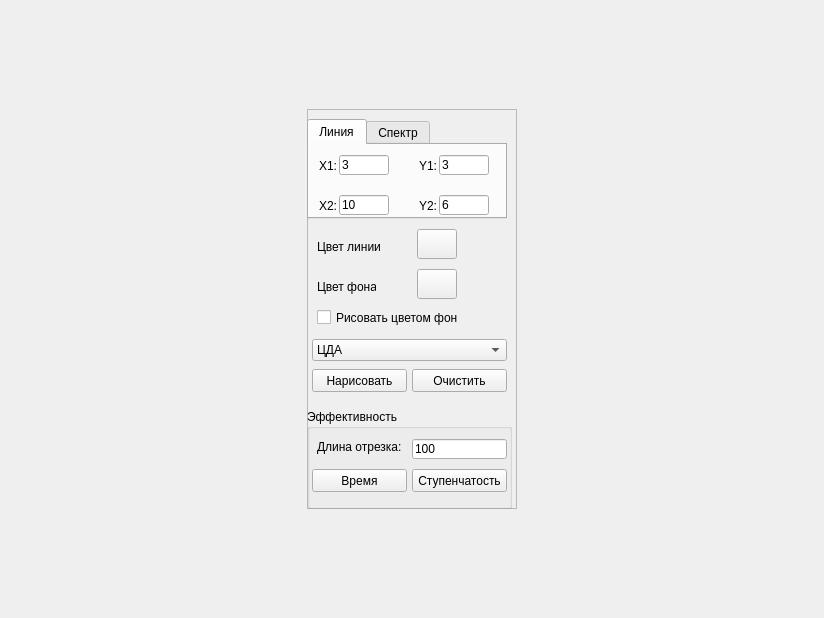
<?xml version="1.0" encoding="UTF-8"?>
<ui version="4.0">
 <class>MainWindow</class>
 <widget class="QMainWindow" name="MainWindow">
  <property name="geometry">
   <rect>
    <x>0</x>
    <y>0</y>
    <width>824</width>
    <height>618</height>
   </rect>
  </property>
  <property name="windowTitle">
   <string>KG-3</string>
  </property>
  <widget class="QWidget" name="centralwidget">
   <layout class="QHBoxLayout" name="horizontalLayout">
    <item>
     <widget class="QFrame" name="frame">
      <property name="minimumSize">
       <size>
        <width>210</width>
        <height>400</height>
       </size>
      </property>
      <property name="maximumSize">
       <size>
        <width>210</width>
        <height>400</height>
       </size>
      </property>
      <property name="mouseTracking">
       <bool>false</bool>
      </property>
      <property name="frameShape">
       <enum>QFrame::StyledPanel</enum>
      </property>
      <property name="frameShadow">
       <enum>QFrame::Raised</enum>
      </property>
      <widget class="QTabWidget" name="tabWidget">
       <property name="geometry">
        <rect>
         <x>0</x>
         <y>10</y>
         <width>200</width>
         <height>100</height>
        </rect>
       </property>
       <property name="minimumSize">
        <size>
         <width>200</width>
         <height>100</height>
        </size>
       </property>
       <property name="currentIndex">
        <number>0</number>
       </property>
       <widget class="QWidget" name="tab">
        <attribute name="title">
         <string>Линия</string>
        </attribute>
        <widget class="QLineEdit" name="lineEdit_y1">
         <property name="geometry">
          <rect>
           <x>130</x>
           <y>10</y>
           <width>50</width>
           <height>20</height>
          </rect>
         </property>
         <property name="text">
          <string>3</string>
         </property>
        </widget>
        <widget class="QLineEdit" name="lineEdit_x2">
         <property name="geometry">
          <rect>
           <x>30</x>
           <y>50</y>
           <width>50</width>
           <height>20</height>
          </rect>
         </property>
         <property name="text">
          <string>10</string>
         </property>
        </widget>
        <widget class="QLineEdit" name="lineEdit_y2">
         <property name="geometry">
          <rect>
           <x>130</x>
           <y>50</y>
           <width>50</width>
           <height>20</height>
          </rect>
         </property>
         <property name="text">
          <string>6</string>
         </property>
        </widget>
        <widget class="QLabel" name="label">
         <property name="geometry">
          <rect>
           <x>10</x>
           <y>14</y>
           <width>47</width>
           <height>13</height>
          </rect>
         </property>
         <property name="text">
          <string>X1:</string>
         </property>
        </widget>
        <widget class="QLabel" name="label_2">
         <property name="geometry">
          <rect>
           <x>110</x>
           <y>14</y>
           <width>30</width>
           <height>13</height>
          </rect>
         </property>
         <property name="text">
          <string>Y1:</string>
         </property>
        </widget>
        <widget class="QLabel" name="label_3">
         <property name="geometry">
          <rect>
           <x>10</x>
           <y>54</y>
           <width>30</width>
           <height>13</height>
          </rect>
         </property>
         <property name="text">
          <string>X2:</string>
         </property>
        </widget>
        <widget class="QLabel" name="label_4">
         <property name="geometry">
          <rect>
           <x>110</x>
           <y>54</y>
           <width>30</width>
           <height>13</height>
          </rect>
         </property>
         <property name="text">
          <string>Y2:</string>
         </property>
        </widget>
        <widget class="QLineEdit" name="lineEdit_x1">
         <property name="geometry">
          <rect>
           <x>30</x>
           <y>10</y>
           <width>50</width>
           <height>20</height>
          </rect>
         </property>
         <property name="text">
          <string>3</string>
         </property>
        </widget>
       </widget>
       <widget class="QWidget" name="tab_2">
        <attribute name="title">
         <string>Спектр</string>
        </attribute>
        <widget class="QLabel" name="label_5">
         <property name="geometry">
          <rect>
           <x>10</x>
           <y>14</y>
           <width>50</width>
           <height>13</height>
          </rect>
         </property>
         <property name="text">
          <string>Радиус:</string>
         </property>
         <property name="buddy">
          <cstring>lineEdit_r</cstring>
         </property>
        </widget>
        <widget class="QLabel" name="label_6">
         <property name="geometry">
          <rect>
           <x>10</x>
           <y>54</y>
           <width>50</width>
           <height>13</height>
          </rect>
         </property>
         <property name="text">
          <string>Угол:</string>
         </property>
         <property name="buddy">
          <cstring>lineEdit_a</cstring>
         </property>
        </widget>
        <widget class="QLineEdit" name="lineEdit_r">
         <property name="geometry">
          <rect>
           <x>60</x>
           <y>10</y>
           <width>60</width>
           <height>20</height>
          </rect>
         </property>
         <property name="text">
          <string>200</string>
         </property>
        </widget>
        <widget class="QLineEdit" name="lineEdit_a">
         <property name="geometry">
          <rect>
           <x>60</x>
           <y>50</y>
           <width>60</width>
           <height>20</height>
          </rect>
         </property>
         <property name="text">
          <string>15</string>
         </property>
        </widget>
       </widget>
      </widget>
      <widget class="QPushButton" name="pushButton_clr_line">
       <property name="geometry">
        <rect>
         <x>110</x>
         <y>120</y>
         <width>40</width>
         <height>30</height>
        </rect>
       </property>
       <property name="text">
        <string/>
       </property>
       <property name="checkable">
        <bool>false</bool>
       </property>
       <property name="autoDefault">
        <bool>false</bool>
       </property>
       <property name="default">
        <bool>false</bool>
       </property>
       <property name="flat">
        <bool>false</bool>
       </property>
      </widget>
      <widget class="QLabel" name="label_8">
       <property name="geometry">
        <rect>
         <x>10</x>
         <y>130</y>
         <width>63</width>
         <height>16</height>
        </rect>
       </property>
       <property name="text">
        <string>Цвет линии:</string>
       </property>
      </widget>
      <widget class="QPushButton" name="pushButton_clr_back">
       <property name="geometry">
        <rect>
         <x>110</x>
         <y>160</y>
         <width>40</width>
         <height>30</height>
        </rect>
       </property>
       <property name="text">
        <string/>
       </property>
      </widget>
      <widget class="QLabel" name="label_9">
       <property name="geometry">
        <rect>
         <x>10</x>
         <y>170</y>
         <width>59</width>
         <height>16</height>
        </rect>
       </property>
       <property name="text">
        <string>Цвет фона:</string>
       </property>
      </widget>
      <widget class="QCheckBox" name="checkBox_clr_back">
       <property name="geometry">
        <rect>
         <x>10</x>
         <y>200</y>
         <width>141</width>
         <height>17</height>
        </rect>
       </property>
       <property name="text">
        <string>Рисовать цветом фона</string>
       </property>
       <property name="tristate">
        <bool>false</bool>
       </property>
      </widget>
      <widget class="QComboBox" name="comboBox_alg">
       <property name="geometry">
        <rect>
         <x>5</x>
         <y>230</y>
         <width>195</width>
         <height>22</height>
        </rect>
       </property>
       <property name="currentIndex">
        <number>0</number>
       </property>
       <item>
        <property name="text">
         <string>ЦДА</string>
        </property>
       </item>
       <item>
        <property name="text">
         <string>Брезенхема (int)</string>
        </property>
       </item>
       <item>
        <property name="text">
         <string>Брезенхема (float)</string>
        </property>
       </item>
       <item>
        <property name="text">
         <string>Брезенхема без ступенчатости</string>
        </property>
       </item>
       <item>
        <property name="text">
         <string>Алгоритм Ву</string>
        </property>
       </item>
       <item>
        <property name="text">
         <string>Библиотечный метод</string>
        </property>
       </item>
      </widget>
      <widget class="QPushButton" name="pushButton_draw">
       <property name="geometry">
        <rect>
         <x>5</x>
         <y>260</y>
         <width>95</width>
         <height>23</height>
        </rect>
       </property>
       <property name="text">
        <string>Нарисовать</string>
       </property>
      </widget>
      <widget class="QPushButton" name="pushButton_clear">
       <property name="geometry">
        <rect>
         <x>105</x>
         <y>260</y>
         <width>95</width>
         <height>23</height>
        </rect>
       </property>
       <property name="text">
        <string>Очистить</string>
       </property>
      </widget>
      <widget class="QGroupBox" name="groupBox">
       <property name="geometry">
        <rect>
         <x>0</x>
         <y>300</y>
         <width>205</width>
         <height>100</height>
        </rect>
       </property>
       <property name="minimumSize">
        <size>
         <width>205</width>
         <height>100</height>
        </size>
       </property>
       <property name="maximumSize">
        <size>
         <width>205</width>
         <height>100</height>
        </size>
       </property>
       <property name="title">
        <string>Эффективность</string>
       </property>
       <widget class="QLabel" name="label_10">
        <property name="geometry">
         <rect>
          <x>10</x>
          <y>30</y>
          <width>91</width>
          <height>16</height>
         </rect>
        </property>
        <property name="text">
         <string>Длина отрезка:</string>
        </property>
       </widget>
       <widget class="QLineEdit" name="lineEdit_len">
        <property name="geometry">
         <rect>
          <x>105</x>
          <y>30</y>
          <width>95</width>
          <height>20</height>
         </rect>
        </property>
        <property name="text">
         <string>100</string>
        </property>
       </widget>
       <widget class="QPushButton" name="pushButton_time">
        <property name="geometry">
         <rect>
          <x>5</x>
          <y>60</y>
          <width>95</width>
          <height>23</height>
         </rect>
        </property>
        <property name="text">
         <string>Время</string>
        </property>
       </widget>
       <widget class="QPushButton" name="pushButton_step">
        <property name="geometry">
         <rect>
          <x>105</x>
          <y>60</y>
          <width>95</width>
          <height>23</height>
         </rect>
        </property>
        <property name="text">
         <string>Ступенчатость</string>
        </property>
       </widget>
      </widget>
     </widget>
    </item>
   </layout>
  </widget>
 </widget>
 <resources/>
 <connections/>
</ui>
